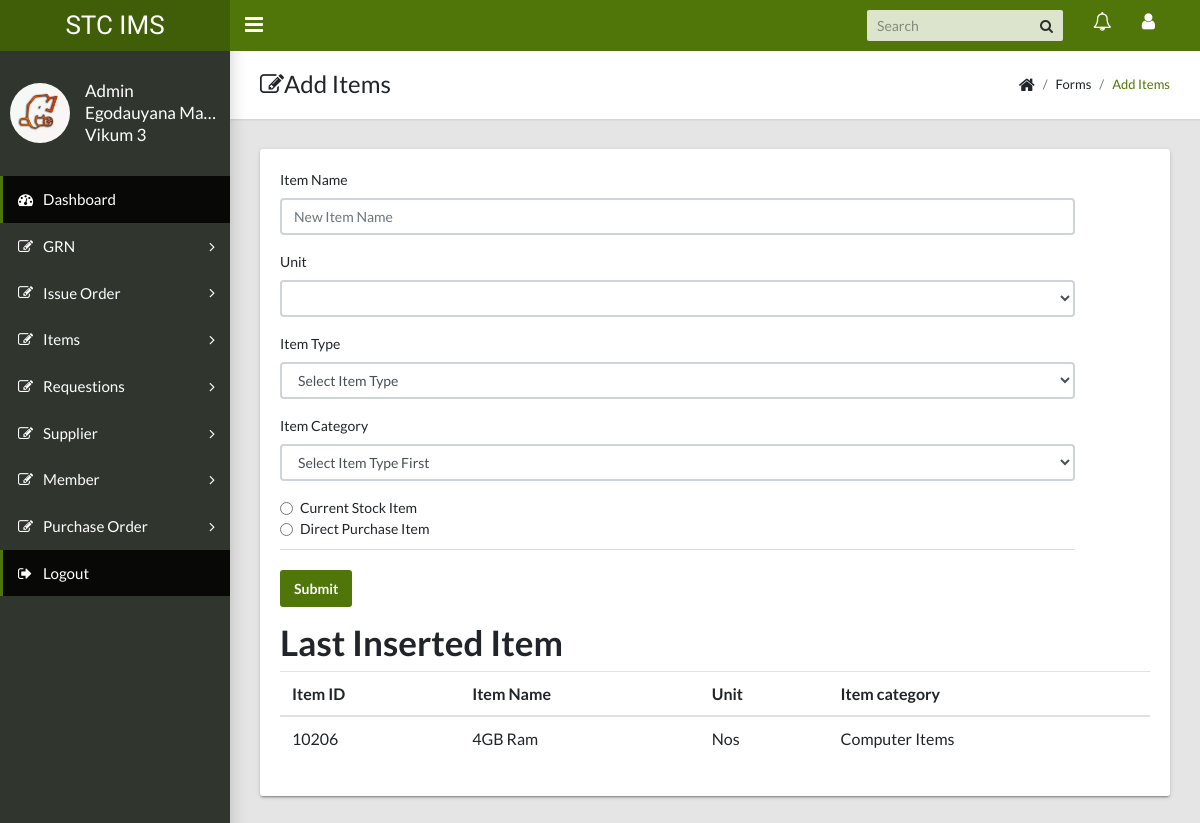
/add_item.php (signed in), run on an earlier commit of the app's database.
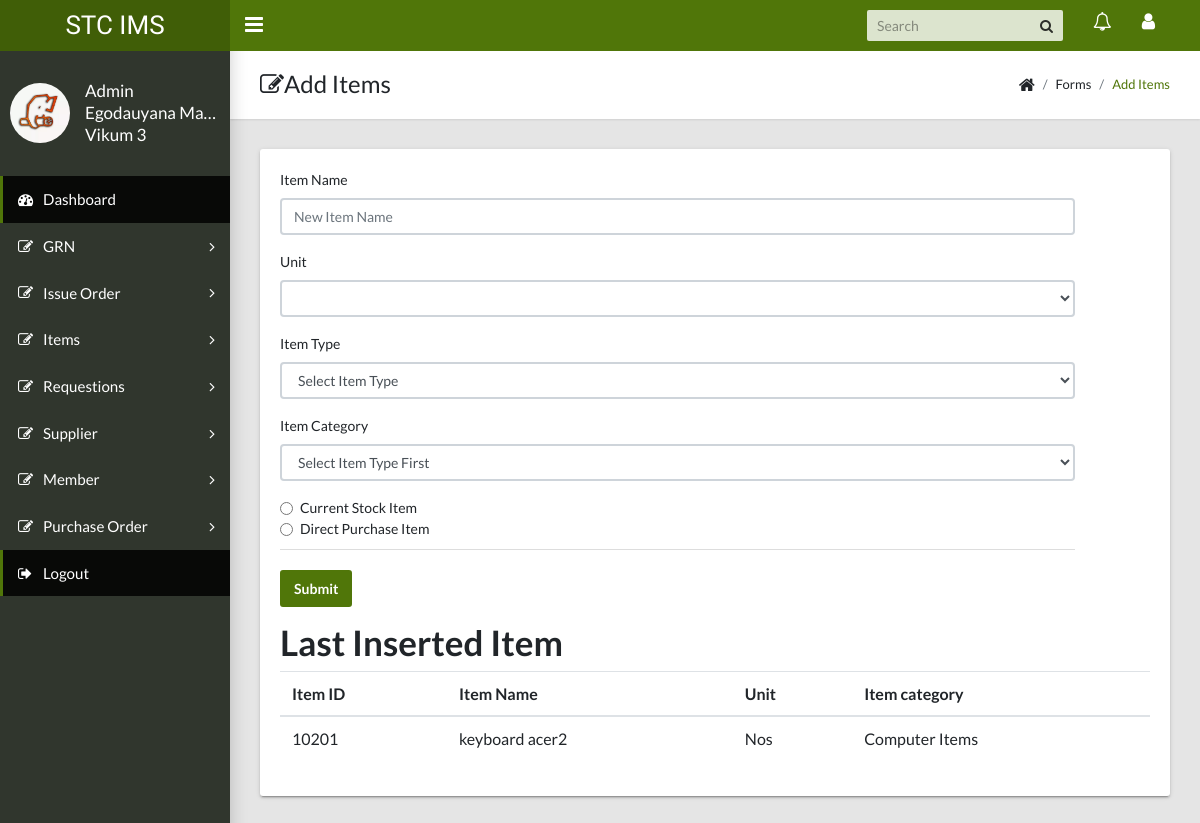
And on a later commit of the database.
### tables this page shows
CREATE TABLE `items` (
  `item_id` int(11) NOT NULL,
  `item_name` varchar(60) DEFAULT NULL,
  `unit` varchar(60) DEFAULT NULL,
  `sub_id` int(11) DEFAULT NULL,
  `status` varchar(20) DEFAULT NULL
);

CREATE TABLE `unit` (
  `unit_id` int(11) NOT NULL,
  `unit` varchar(100) DEFAULT NULL
);

CREATE TABLE `sub_cato` (
  `sub_id` int(11) NOT NULL,
  `sub_name` varchar(60) DEFAULT NULL,
  `cat_id` int(11) DEFAULT NULL
);

### includes/base.php (called while the page is built)
<?php
function add_module($module){
		include("modules/".$module."/index.php");
}
?>

### add_item.php (called while the page is built)
<?php
include("templates/header.php");
?>
<?php add_module('add_item'); ?>

### modules/add_item/index.php (the view, shortened to what the changed rows need)
<html>
<body>
<main class="app-content">
    <div class="app-title">
        <div>
            <h1><i class="fa fa-edit"></i>Add Items</h1>
        </div>
    </div>
    <div class="row">
        <div class="col-md-12">
            <div class="tile">
                            <?php
                            include('db_connector.php');
                            ?>
                <?php
                $query = "select i.item_id,i.item_name,u.unit,s.sub_name from items i, unit u, sub_cato s WHERE i.unit = u.unit_id and i.sub_id = s.sub_id ORDER BY item_id DESC LIMIT 1";
                $result = mysqli_query($con,$query);
                ?>
                <div class="row">
                    <div class="col-md-12">
                        <h1>Last Inserted Item</h1>
                        <table class="table table-hover">
                            <thead>
                            <tr>
                                <th>Item ID</th>
                                <th>Item Name</th>
                                <th>Unit</th>
                                <th>Item category</th>
                            </tr>
                            </thead>
                            <tbody>
                            <?php
                            $count = mysqli_num_rows($result);
                            if ($count > 0) {
                            while ($row = mysqli_fetch_array($result)) {
                            $id = $row['item_id'];
                            $name = $row['item_name'];
                            $unit = $row['unit'];
                            $category = $row['sub_name'];
                            ?>
                            <tr>
                                <td><?php echo $id; ?></td>
                                <td><?php echo $name; ?></td>
                                <td><?php echo $unit; ?></td>
                                <td><?php echo $category; ?></td>
                            </tr>
                            </tbody>
                        </table>
                    </div>
                </div>
            <?php
            }
            }
            ?>
            </div>
        </div>
    </div>
</main>
</body>
</html>

What changed in the data, as far as the page shows it:
removed items: item_id "10206", item_name "4GB Ram", unit.unit "Nos", sub.sub_name "Computer Items"
now on this page (row unchanged): items: item_id "10201", item_name "keyboard acer2", unit.unit "Nos", sub.sub_name "Computer Items"
